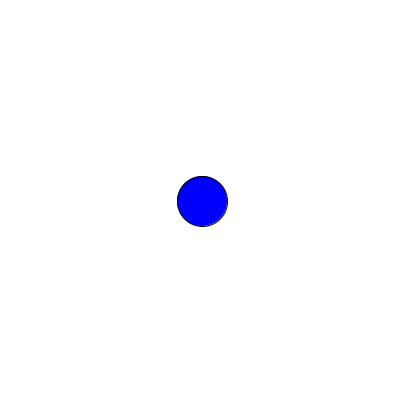
Frame 1 (no input)
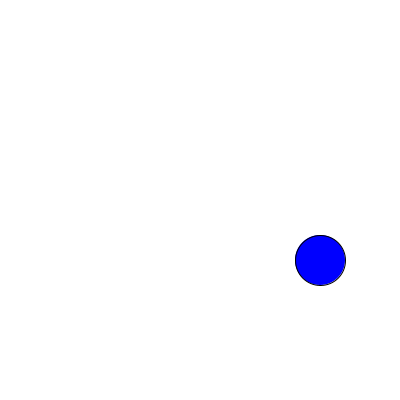
Frame 60 (the mouse pressed at the canvas centre just before this capture)
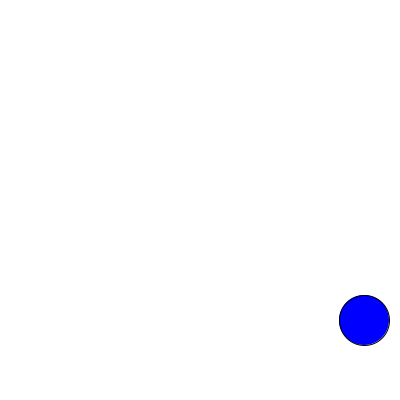
Frame 120 (the mouse held since frame 60 and released just before this capture)

The Processing sketch that drew these frames (run headless with seeded random() and noise(); from frame 60 on, the mouse is pressed at the canvas centre):

// Processing sketch: Traslacion
// ── Traslacion.pde
float circleX;  // Posición X del círculo
float circleY;  // Posición Y del círculo
float speedX = 2; // Velocidad de movimiento en el eje X
float speedY = 1; // Velocidad de movimiento en el eje Y

void setup() {
  size(400, 400);
  circleX = width / 2;
  circleY = height / 2;
}

void draw() {
  background(255); // Fondo blanco
  fill(0, 0, 255); // Relleno azul
  // Actualiza la posición del círculo
  circleX += speedX;
  circleY += speedY;

  // Dibuja el círculo
  ellipse(circleX, circleY, 50, 50); // Dibuja un círculo en la posición actual

  // Verifica los límites de la ventana
  if (circleX > width || circleX < 0) {
    speedX *= -1; // Invierte la dirección en el eje X si alcanza los bordes horizontales
  }

  if (circleY > height || circleY < 0) {
    speedY *= -1; // Invierte la dirección en el eje Y si alcanza los bordes verticales
  }
}
